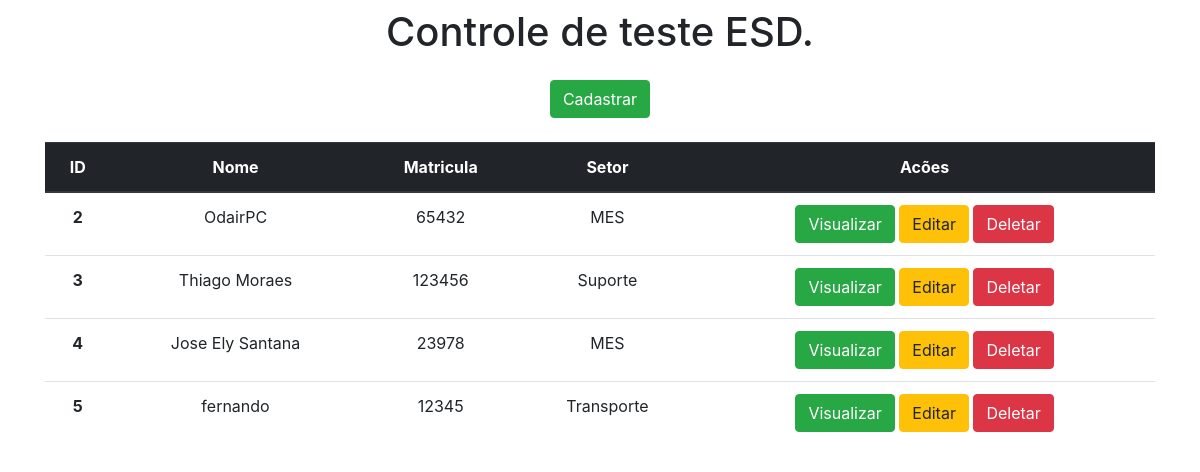
/, run on an earlier commit of the app's database.
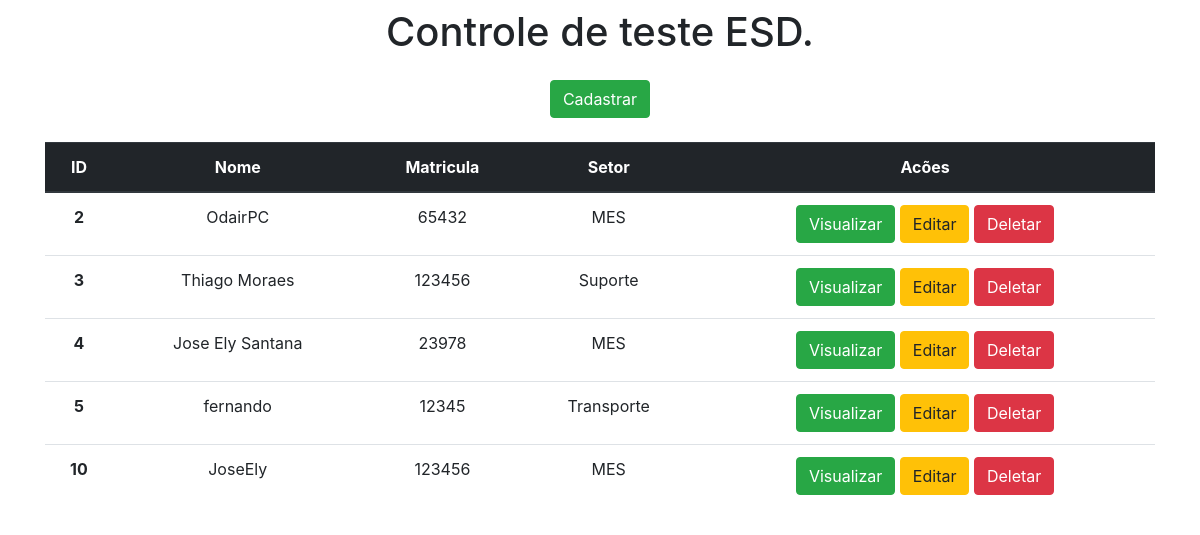
And on a later commit of the database.
### Esdapp/models.py (models this page shows)
class Esd(models.Model):
    nome = models.CharField(max_length=100)
    matricula = models.IntegerField()
    setor = models.CharField(max_length=100)

### Esdapp/views.py (the view)
# urls.py: 2. Add a URL to urlpatterns:  path('', views.home, name='home')
def home(request):
    data = {}
    data['db'] = Esd.objects.all()
    return render(request, 'index.html', data)

### Esdapp/templates/index.html (shortened to what this page needs)
<!DOCTYPE html>
<html lang="pt-br">
<head>
    <link rel="stylesheet" href="https://stackpath.bootstrapcdn.com/bootstrap/4.1.3/css/bootstrap.min.css">
</head>
<body>
    <div class="container-fluid pt-2 pb-2 text-center">
        <h1>Controle de teste ESD.</h1>
        <div />
        <div class="container-fluid pt-3 pb-2 text-center">
            <a href="/form" class="btn btn-success">Cadastrar</a>
            <div />
            <div class="container-fluid pt-4 pb-2 text-center">
                <table class="table">
                    <thead class="thead-dark">
                        <tr>
                            <th scope="col">ID</th>
                            <th scope="col">Nome</th>
                            <th scope="col">Matricula</th>
                            <th scope="col">Setor</th>
                            <th scope="col">Acões</th>
                        </tr>
                    </thead>
                    <tbody>
                        {% for dbs in db %}
                        <tr>
                            <th>{{dbs.id}}</th>
                            <td>{{dbs.nome}}</td>
                            <td>{{dbs.matricula}}</td>
                            <td>{{dbs.setor}}</td>
                            <td>
                                <a href="/view/{{dbs.id}}/" class="btn btn-success">Visualizar</a>
                                <a href="/edit/{{dbs.id}}/" class="btn btn-warning">Editar</a>
                                <a href="/delete/{{dbs.id}}/" class="btn btn-danger">Deletar</a>
                            </td>
                        </tr>
                        {% endfor %}
                    </tbody>
                </table>
</body>
</html>

What changed in the data, as far as the page shows it:
added Esd: id "10", nome "JoseEly", matricula "123456", setor "MES"
